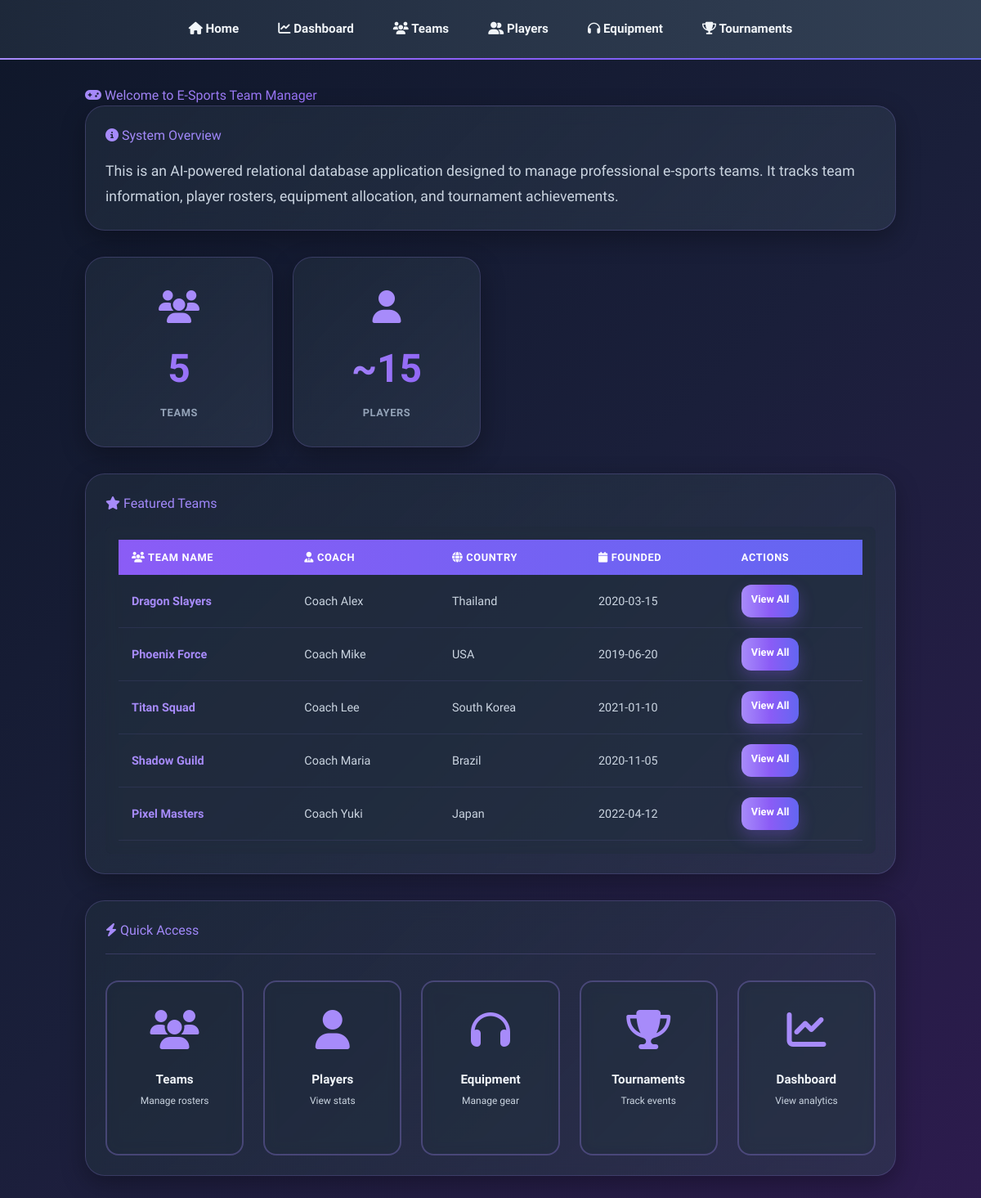
The page / on the database its author committed.
### tables this page shows
CREATE TABLE Teams (
        TeamID INTEGER PRIMARY KEY AUTOINCREMENT,
        TeamName TEXT NOT NULL UNIQUE,
        Founded DATE NOT NULL,
        Coach TEXT NOT NULL,
        Country TEXT NOT NULL,
        GameID INTEGER,
        FOREIGN KEY (GameID) REFERENCES Games(GameID)
    );

### app.py (the view)
@app.route('/')
def index():
    conn = get_db_connection()
    teams = conn.execute('SELECT * FROM Teams').fetchall()
    conn.close()
    return render_template('index.html', teams=teams)

### app.py (called while the page is built)
def get_db_connection():
    conn = sqlite3.connect(DATABASE)
    conn.row_factory = sqlite3.Row
    return conn

### templates/index.html (shortened to what this page needs)
{% extends "base.html" %}
{% block content %}
<h1><i class="fas fa-gamepad"></i> Welcome to E-Sports Team Manager</h1>
<div class="card">
    <h2><i class="fas fa-info-circle"></i> System Overview</h2>
    <p style="font-size: 1.1rem; line-height: 1.8; color: #cbd5e1;">
        This is an AI-powered relational database application designed to manage professional e-sports teams.
        It tracks team information, player rosters, equipment allocation, and tournament achievements.
    </p>
</div>
<div class="stats-grid">
    <div class="stat-card">
        <div style="font-size: 2.5rem; margin-bottom: 0.5rem;"><i class="fas fa-users" style="color: #a78bfa;"></i>
        </div>
        <div class="stat-number">{{ teams|length }}</div>
        <div class="stat-label">Teams</div>
    </div>
    {% if teams %}
    <div class="stat-card">
        <div style="font-size: 2.5rem; margin-bottom: 0.5rem;"><i class="fas fa-user" style="color: #a78bfa;"></i></div>
        <div class="stat-number">~{{ teams|length * 3 }}</div>
        <div class="stat-label">Players</div>
    </div>
    {% endif %}
</div>
<div class="card">
    <h2><i class="fas fa-star"></i> Featured Teams</h2>
    <div class="table-container">
        <table>
            <thead>
                <tr>
                    <th><i class="fas fa-users"></i> Team Name</th>
                    <th><i class="fas fa-user-tie"></i> Coach</th>
                    <th><i class="fas fa-globe"></i> Country</th>
                    <th><i class="fas fa-calendar"></i> Founded</th>
                    <th>Actions</th>
                </tr>
            </thead>
            <tbody>
                {% for team in teams[:5] %}
                <tr>
                    <td><strong>{{ team['TeamName'] }}</strong></td>
                    <td>{{ team['Coach'] }}</td>
                    <td>{{ team['Country'] }}</td>
                    <td>{{ team['Founded'] }}</td>
                    <td>
                        <a href="/teams" class="btn btn-primary btn-small">View All</a>
                    </td>
                </tr>
                {% endfor %}
            </tbody>
        </table>
    </div>
</div>
<div class="card">
    <div class="card-header">
        <h2><i class="fas fa-bolt"></i> Quick Access</h2>
    </div>
    <div class="quick-links-grid">
        <a href="/teams" class="quick-link-card teams-card">
            <div class="quick-link-icon"><i class="fas fa-users"></i></div>
            <div class="quick-link-title">Teams</div>
            <div class="quick-link-desc">Manage rosters</div>
        </a>
        <a href="/players" class="quick-link-card players-card">
            <div class="quick-link-icon"><i class="fas fa-user"></i></div>
            <div class="quick-link-title">Players</div>
            <div class="quick-link-desc">View stats</div>
        </a>
        <a href="/equipment" class="quick-link-card equipment-card">
            <div class="quick-link-icon"><i class="fas fa-headphones"></i></div>
            <div class="quick-link-title">Equipment</div>
            <div class="quick-link-desc">Manage gear</div>
        </a>
        <a href="/tournaments" class="quick-link-card tournaments-card">
            <div class="quick-link-icon"><i class="fas fa-trophy"></i></div>
            <div class="quick-link-title">Tournaments</div>
            <div class="quick-link-desc">Track events</div>
        </a>
        <a href="/dashboard" class="quick-link-card dashboard-card">
            <div class="quick-link-icon"><i class="fas fa-chart-line"></i></div>
            <div class="quick-link-title">Dashboard</div>
            <div class="quick-link-desc">View analytics</div>
        </a>
    </div>
</div>
{% endblock %}

### rows shown on the page
Teams: TeamName "Dragon Slayers", Coach "Coach Alex", Country "Thailand", Founded "2020-03-15"
Teams: TeamName "Phoenix Force", Coach "Coach Mike", Country "USA", Founded "2019-06-20"
Teams: TeamName "Titan Squad", Coach "Coach Lee", Country "South Korea", Founded "2021-01-10"
Teams: TeamName "Shadow Guild", Coach "Coach Maria", Country "Brazil", Founded "2020-11-05"
Teams: TeamName "Pixel Masters", Coach "Coach Yuki", Country "Japan", Founded "2022-04-12"

### other values the page prints
{{ teams|length }} "5"
{{ teams|length * 3 }} "15"
